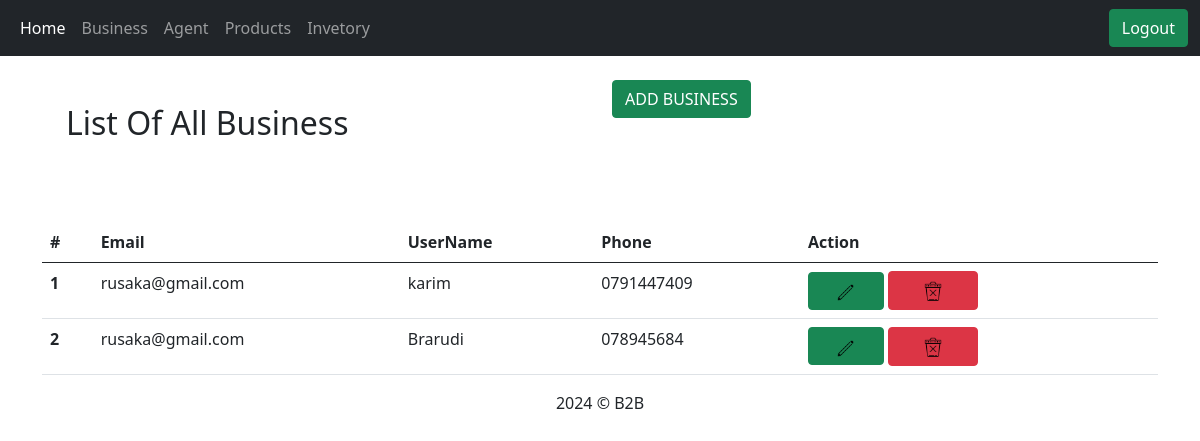
/business.php (signed in), run on an earlier commit of the app's database.
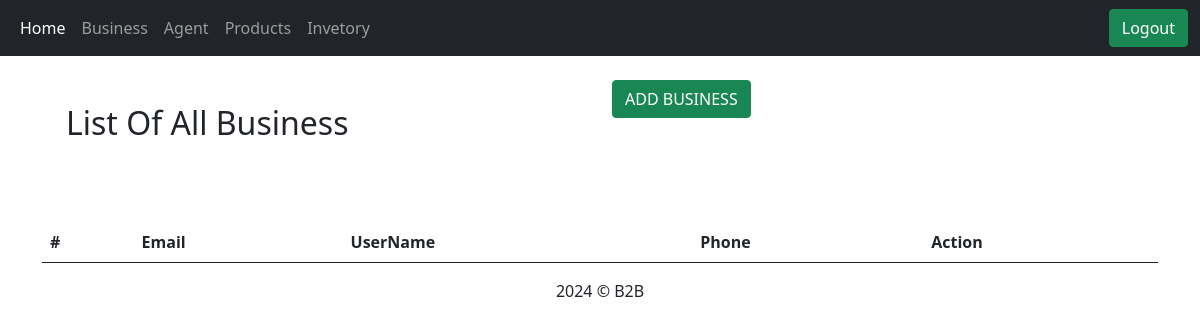
And on a later commit of the database.
### tables this page shows
CREATE TABLE `Business` (
  `id` int(11) NOT NULL,
  `email` text NOT NULL,
  `username` text NOT NULL,
  `phone` text NOT NULL
);

### request/showBusiness.php (the view)
<?php
function getBussiness($db){
    $getBusiness = "select * from  Business ";
    $run_getBusiness = mysqli_query($db, $getBusiness);
    $p = 1;
    while ($row_getBusiness = mysqli_fetch_assoc($run_getBusiness)) {
        $Id = $row_getBusiness['id'];
        $email = $row_getBusiness['email'];
        $username = $row_getBusiness['username'];
        $phone = $row_getBusiness['phone'];
        echo '
            <tr class="tbl_tr">
            <th scope="row">'.$p.'</th>
            <td>'.$email.'</td>
            <td>'.$username.'</td>
            <td>'.$phone.'</td>
            <td>
             <a href="./business.php?action=edit-businsess&page=Business&id='.$Id.'" class="btn btn-success">
             <img id="" value="" class="side_logo" src="./public/icon/icons8-edit-50.png" alt="">
             </a>
             <a href="../routes/edit_user.php?delAgent_ID='.$Id.'" class="btn btn-danger">
             <img id="" value="" class="side_logo" src="./public/icon/icons8-delete-bin-64.png" alt="">
             </a>
             </td>
          </tr>
    ';
        $p ++;
    }
}

What changed in the data, as far as the page shows it:
removed business: email "rusaka@gmail.com", username "karim", phone "0791447409"
removed business: email "rusaka@gmail.com", username "Brarudi", phone "078945684"
